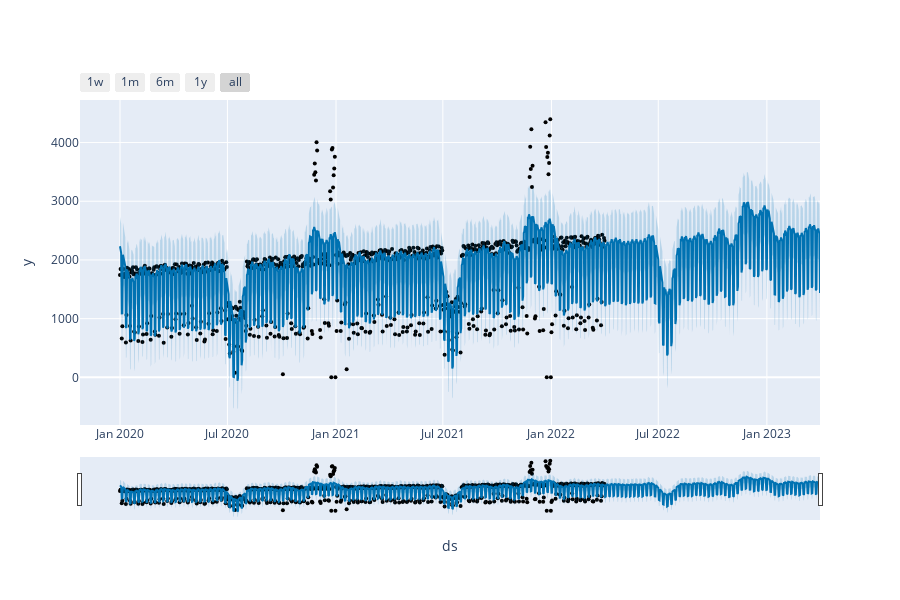

Notebook cell for this chart:
### Code cell
# Plot
plot_plotly(prophet_, forecast)

### Figure 1 — Plotly figure (JSON) as saved in the notebook; plotly's stock layout.template omitted (floating-point values rounded to 4 significant figures; data arrays with more than 128 entries replaced by an {"elided": "..."} marker saying what was removed)
{"data": [{"marker": {"color": "black", "size": 4}, "mode": "markers", "name": "Actual", "type": "scatter", "x": {"elided": "822 str values"}, "y": {"elided": "822 int values"}}, {"hoverinfo": "skip", "line": {"width": 0}, "mode": "lines", "type": "scatter", "x": {"elided": "1187 str values"}, "y": {"elided": "1187 float values"}}, {"fill": "tonexty", "fillcolor": "rgba(0, 114, 178, 0.2)", "line": {"color": "#0072B2", "width": 2}, "mode": "lines", "name": "Predicted", "type": "scatter", "x": {"elided": "1187 str values"}, "y": {"elided": "1187 float values"}}, {"fill": "tonexty", "fillcolor": "rgba(0, 114, 178, 0.2)", "hoverinfo": "skip", "line": {"width": 0}, "mode": "lines", "type": "scatter", "x": {"elided": "1187 str values"}, "y": {"elided": "1187 float values"}}], "layout": {"height": 600, "showlegend": false, "width": 900, "xaxis": {"rangeselector": {"buttons": [{"count": 7, "label": "1w", "step": "day", "stepmode": "backward"}, {"count": 1, "label": "1m", "step": "month", "stepmode": "backward"}, {"count": 6, "label": "6m", "step": "month", "stepmode": "backward"}, {"count": 1, "label": "1y", "step": "year", "stepmode": "backward"}, {"step": "all"}]}, "rangeslider": {"visible": true}, "title": {"text": "ds"}, "type": "date"}, "yaxis": {"title": {"text": "y"}}}}
